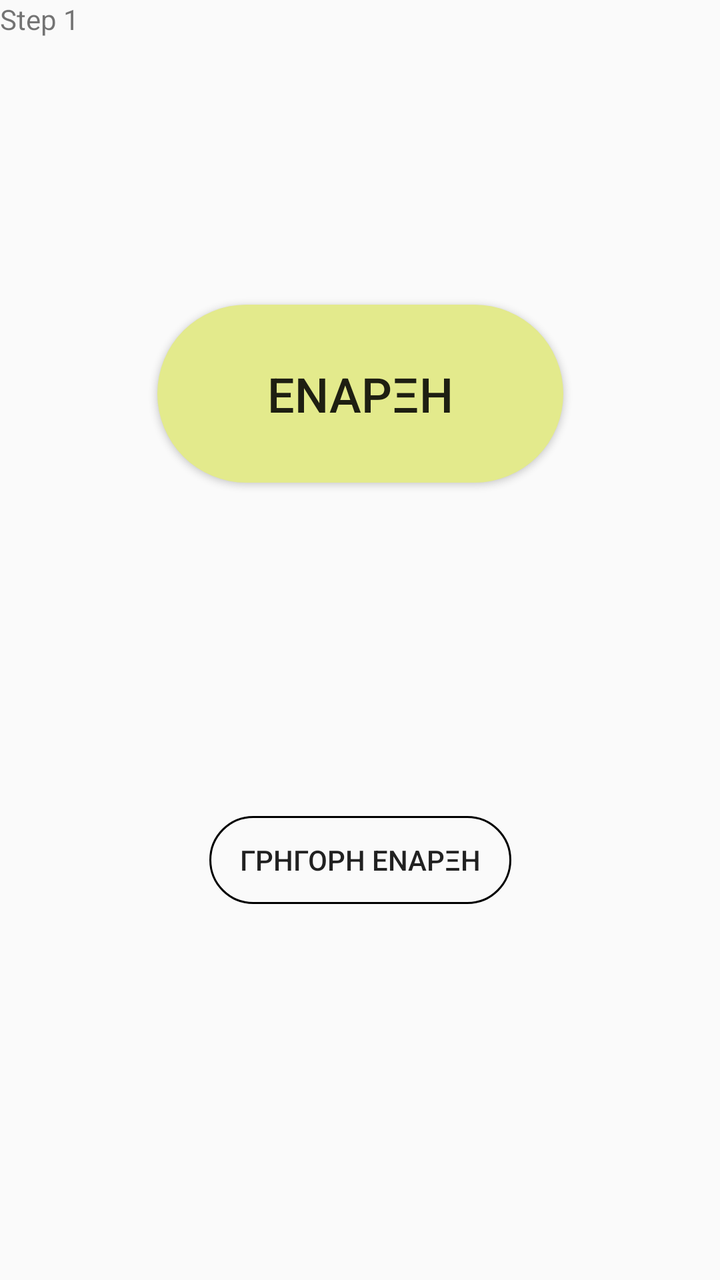
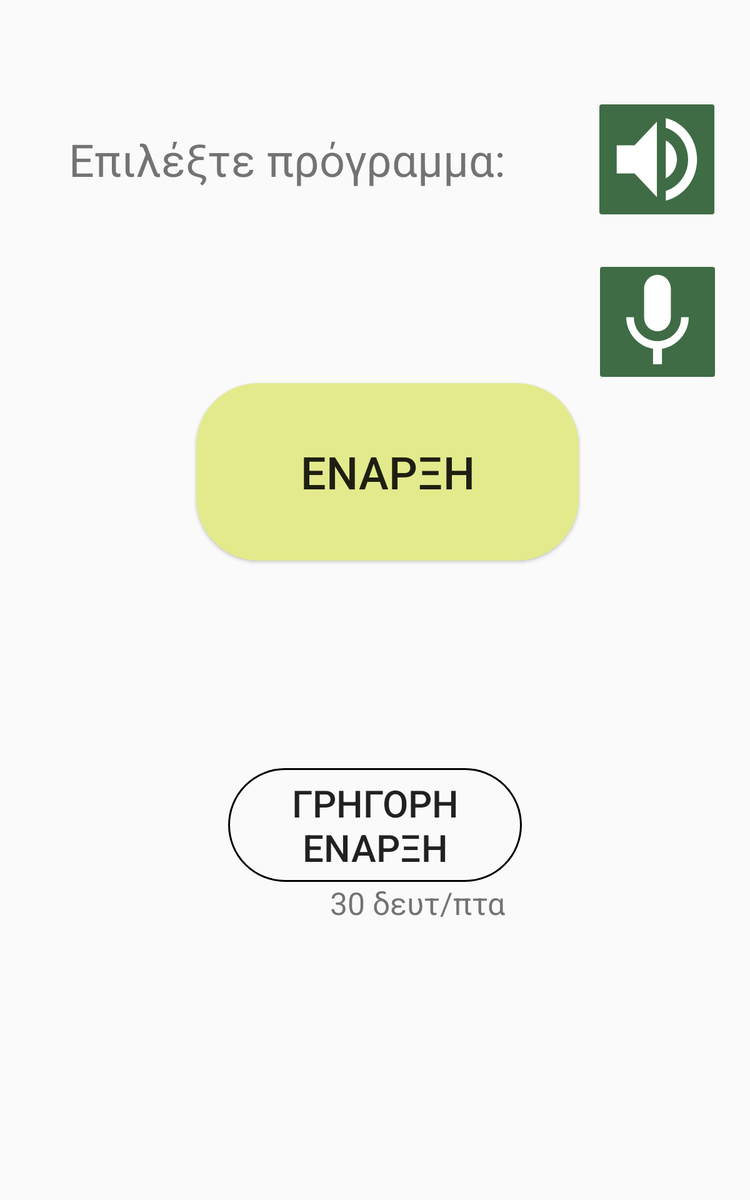

First picture: res/layout/ on a phone held upright. Second picture: the repository's own variant of that layout, on a device whose configuration matches the variant's folder. Source for both follows.
<!-- AndroidManifest.xml: application theme AppTheme -->
<!-- res/layout/tab1.xml -->
<?xml version="1.0" encoding="utf-8"?>
<android.support.constraint.ConstraintLayout xmlns:android="http://schemas.android.com/apk/res/android"
    xmlns:app="http://schemas.android.com/apk/res-auto"
    xmlns:tools="http://schemas.android.com/tools"
    android:id="@+id/constraintLayout"
    android:layout_width="match_parent"
    android:layout_height="match_parent"
    tools:context=".Tab1">

    <TextView
        android:id="@+id/section_label"
        android:layout_width="wrap_content"
        android:layout_height="wrap_content"
        android:layout_marginStart="@dimen/activity_horizontal_margin"
        android:layout_marginTop="@dimen/activity_vertical_margin"
        android:layout_marginEnd="@dimen/activity_horizontal_margin"
        android:layout_marginBottom="@dimen/activity_vertical_margin"
        app:layout_constraintLeft_toLeftOf="parent"
        app:layout_constraintTop_toTopOf="@+id/constraintLayout"
        tools:layout_constraintLeft_creator="1"
        tools:layout_constraintTop_creator="1"
        android:text="Step 1 "/>

    <Button
        android:id="@+id/button_start"
        android:layout_width="203dp"
        android:layout_height="89dp"
        android:layout_marginStart="8dp"
        android:layout_marginLeft="8dp"
        android:layout_marginTop="8dp"
        android:layout_marginEnd="8dp"
        android:layout_marginRight="8dp"
        android:layout_marginBottom="124dp"

        android:background="@drawable/roundedbutton"
        android:text="ΕΝΑΡΞΗ"
        android:textSize="24sp"
        app:layout_constraintBottom_toTopOf="@+id/button_quickstart"
        app:layout_constraintEnd_toEndOf="parent"
        app:layout_constraintStart_toStartOf="parent"
        app:layout_constraintTop_toTopOf="parent"
        app:layout_constraintVertical_bias="0.772" />

    <Button
        android:id="@+id/button_quickstart"
        android:layout_width="151dp"
        android:layout_height="44dp"
        android:layout_marginStart="8dp"
        android:layout_marginLeft="8dp"
        android:layout_marginEnd="8dp"
        android:layout_marginRight="8dp"
        android:layout_marginBottom="188dp"

        android:background="@drawable/roundedbutton2"
        android:text="ΓΡΗΓΟΡΗ ΕΝΑΡΞΗ"
        app:layout_constraintBottom_toBottomOf="parent"
        app:layout_constraintEnd_toEndOf="parent"
        app:layout_constraintHorizontal_bias="0.501"
        app:layout_constraintStart_toStartOf="parent" />

</android.support.constraint.ConstraintLayout>
<!-- resources referenced by this layout -->
<resources>
  <!-- drawable roundedbutton (drawable) -->
  <?xml version="1.0" encoding="utf-8"?>
  <shape xmlns:android="http://schemas.android.com/apk/res/android" android:shape="rectangle" android:padding="10dp">
      <solid android:color="@color/colorAccent"/>
      <corners android:radius="50dp" />
  </shape>
  <!-- drawable roundedbutton2 (drawable) -->
  <?xml version="1.0" encoding="utf-8"?>
  <shape xmlns:android="http://schemas.android.com/apk/res/android" android:shape="rectangle" android:padding="10dp">
      <solid android:color="@android:color/transparent"/>
      <corners
          android:bottomRightRadius="50dp"
          android:bottomLeftRadius="50dp"
          android:topLeftRadius="50dp"
          android:topRightRadius="50dp"
  
          />
      <stroke android:width="3px" android:color="#000000" />
  </shape>
  <style name="AppTheme" parent="Theme.AppCompat.Light.DarkActionBar">
          
          <item name="colorPrimary">@color/colorPrimary</item>
          <item name="colorPrimaryDark">@color/colorPrimaryDark</item>
          <item name="colorAccent">@color/colorAccent</item>
      </style>
  <color name="colorAccent">#e3ea8c</color>
  <color name="colorPrimary">#cb0000</color>
  <color name="colorPrimaryDark">#3f6c45</color>
</resources>
<!-- res/layout-sw600dp/tab1.xml (the repository's variant of the layout above) -->
<!-- drawn on a 7-inch tablet held upright -->
<?xml version="1.0" encoding="utf-8"?>
<android.support.constraint.ConstraintLayout xmlns:android="http://schemas.android.com/apk/res/android"
    xmlns:app="http://schemas.android.com/apk/res-auto"
    xmlns:tools="http://schemas.android.com/tools"
    android:id="@+id/constraintLayout"
    android:layout_width="match_parent"
    android:layout_height="match_parent"
    tools:context=".Tab1">

    <TextView
        android:id="@+id/section_label"
        android:layout_width="wrap_content"
        android:layout_height="wrap_content"
        android:layout_gravity="center_vertical|center_horizontal"
        android:text="@string/text_tab1"
        android:textSize="36sp"
        app:layout_constraintBottom_toTopOf="@+id/button_start"
        app:layout_constraintEnd_toEndOf="parent"
        app:layout_constraintHorizontal_bias="0.22"
        app:layout_constraintStart_toStartOf="parent"
        app:layout_constraintTop_toTopOf="parent"
        app:layout_constraintVertical_bias="0.399"
        tools:layout_constraintLeft_creator="1"
        tools:layout_constraintTop_creator="1" />

    <Button
        android:id="@+id/button_start"
        android:layout_width="306dp"
        android:layout_height="142dp"
        android:layout_gravity="center_vertical|center_horizontal"
        android:background="@drawable/roundedbutton"
        android:gravity="center"
        android:text="@string/button_start"
        android:textSize="36sp"
        app:layout_constraintBottom_toTopOf="@+id/button_quickstart"
        app:layout_constraintEnd_toEndOf="parent"
        app:layout_constraintHorizontal_bias="0.534"
        app:layout_constraintStart_toStartOf="parent"
        app:layout_constraintTop_toTopOf="parent"
        app:layout_constraintVertical_bias="0.649" />

    <Button
        android:id="@+id/button_quickstart"
        android:layout_width="235dp"
        android:layout_height="91dp"
        android:layout_gravity="center_vertical|center_horizontal"
        android:background="@drawable/roundedbutton2"
        android:gravity="center"
        android:text="@string/button_quickstart"
        android:textSize="30sp"
        app:layout_constraintBottom_toBottomOf="parent"
        app:layout_constraintEnd_toEndOf="parent"
        app:layout_constraintStart_toStartOf="parent"
        app:layout_constraintTop_toTopOf="parent"
        app:layout_constraintVertical_bias="0.707" />

    <TextView
        android:textSize="25sp"
        android:id="@+id/textView"
        android:layout_width="wrap_content"
        android:layout_height="wrap_content"
        android:text="@string/text_quickstart"
        app:layout_constraintEnd_toEndOf="parent"
        app:layout_constraintHorizontal_bias="0.575"
        app:layout_constraintStart_toStartOf="parent"
        app:layout_constraintTop_toBottomOf="@+id/button_quickstart" />

    <ImageButton
        android:id="@+id/button_speaker"
        android:layout_width="100dp"
        android:layout_height="100dp"


        android:backgroundTint="@color/colorPrimaryDark"
        android:src="@drawable/ic_audio"
        android:scaleType="fitXY"
        app:layout_constraintBottom_toBottomOf="@+id/section_label"
        app:layout_constraintEnd_toEndOf="parent"
        app:layout_constraintHorizontal_bias="0.951"
        app:layout_constraintStart_toStartOf="parent"
        app:layout_constraintTop_toTopOf="@+id/section_label" />

    <ImageButton
        android:id="@+id/button_speech"
        android:layout_width="100dp"
        android:layout_height="100dp"

        android:layout_marginTop="32dp"

        android:layout_marginEnd="16dp"
        android:layout_marginRight="16dp"
        android:layout_marginBottom="20dp"

        android:backgroundTint="@color/colorPrimaryDark"

        android:scaleType="fitXY"
        android:src="@drawable/ic_mic"
        app:layout_constraintBottom_toTopOf="@+id/button_start"
        app:layout_constraintEnd_toEndOf="parent"
        app:layout_constraintHorizontal_bias="0.983"
        app:layout_constraintStart_toStartOf="parent"
        app:layout_constraintTop_toBottomOf="@+id/button_speaker"
        app:layout_constraintVertical_bias="0.09" />

</android.support.constraint.ConstraintLayout>
<!-- resources referenced by the variant -->
<!-- as a 7-inch tablet held upright resolves them -->
<resources>
  <color name="colorPrimaryDark">#3f6c45</color>
  <!-- drawable ic_audio (drawable-anydpi-v24) -->
  <vector xmlns:android="http://schemas.android.com/apk/res/android"
      android:width="24dp"
      android:height="24dp"
      android:viewportWidth="21.286957"
      android:viewportHeight="21.286957"
      android:tint="#FFFFFF">
    <group android:translateX="-1.3565217"
        android:translateY="-1.3565217">
        <path
            android:fillColor="#FF000000"
            android:pathData="M3,9v6h4l5,5L12,4L7,9L3,9zM16.5,12c0,-1.77 -1.02,-3.29 -2.5,-4.03v8.05c1.48,-0.73 2.5,-2.25 2.5,-4.02zM14,3.23v2.06c2.89,0.86 5,3.54 5,6.71s-2.11,5.85 -5,6.71v2.06c4.01,-0.91 7,-4.49 7,-8.77s-2.99,-7.86 -7,-8.77z"/>
    </group>
  </vector>
  <!-- drawable ic_mic (drawable-anydpi-v24) -->
  <vector xmlns:android="http://schemas.android.com/apk/res/android"
      android:width="24dp"
      android:height="24dp"
      android:viewportWidth="21.286957"
      android:viewportHeight="21.286957"
      android:tint="#FFFFFF">
    <group android:translateX="-1.3565217"
        android:translateY="-1.3565217">
        <path
            android:fillColor="#FF000000"
            android:pathData="M12,14c1.66,0 2.99,-1.34 2.99,-3L15,5c0,-1.66 -1.34,-3 -3,-3S9,3.34 9,5v6c0,1.66 1.34,3 3,3zM17.3,11c0,3 -2.54,5.1 -5.3,5.1S6.7,14 6.7,11L5,11c0,3.41 2.72,6.23 6,6.72L11,21h2v-3.28c3.28,-0.48 6,-3.3 6,-6.72h-1.7z"/>
    </group>
  </vector>
  <!-- drawable roundedbutton (drawable) -->
  <?xml version="1.0" encoding="utf-8"?>
  <shape xmlns:android="http://schemas.android.com/apk/res/android" android:shape="rectangle" android:padding="10dp">
      <solid android:color="@color/colorAccent"/>
      <corners android:radius="50dp" />
  </shape>
  <!-- drawable roundedbutton2 (drawable) -->
  <?xml version="1.0" encoding="utf-8"?>
  <shape xmlns:android="http://schemas.android.com/apk/res/android" android:shape="rectangle" android:padding="10dp">
      <solid android:color="@android:color/transparent"/>
      <corners
          android:bottomRightRadius="50dp"
          android:bottomLeftRadius="50dp"
          android:topLeftRadius="50dp"
          android:topRightRadius="50dp"
  
          />
      <stroke android:width="3px" android:color="#000000" />
  </shape>
  <string name="button_quickstart">ΓΡΗΓΟΡΗ ΕΝΑΡΞΗ</string>
  <string name="button_start">ΕΝΑΡΞΗ</string>
  <string name="text_quickstart">30 δευτ/πτα</string>
  <string name="text_tab1">Επιλέξτε πρόγραμμα:</string>
  <style name="AppTheme" parent="Theme.AppCompat.Light.DarkActionBar">
          
          <item name="colorPrimary">@color/colorPrimary</item>
          <item name="colorPrimaryDark">@color/colorPrimaryDark</item>
          <item name="colorAccent">@color/colorAccent</item>
      </style>
  <color name="colorAccent">#e3ea8c</color>
  <color name="colorPrimary">#cb0000</color>
</resources>
